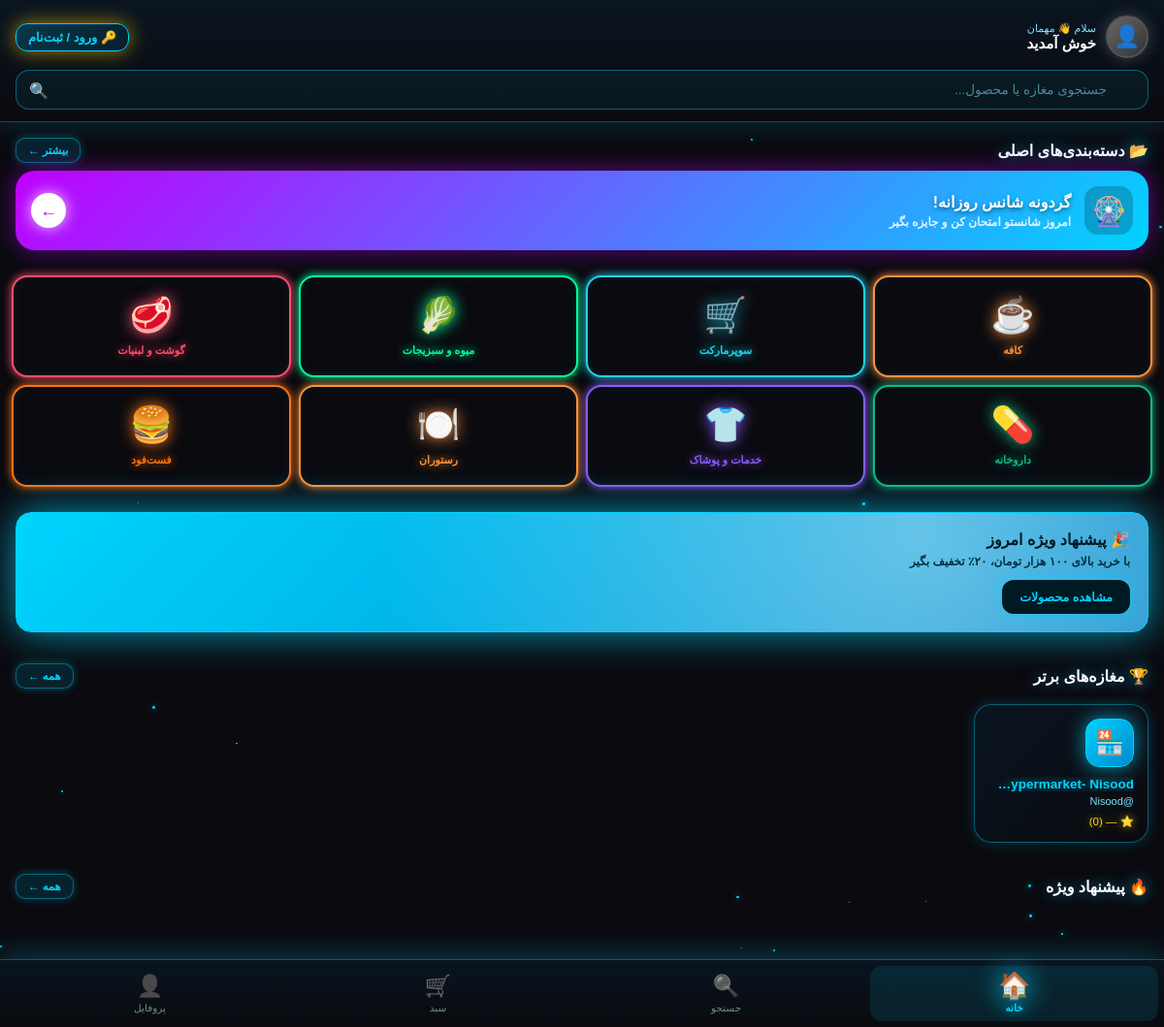
The app's page /customer/home with its own data.
### tables this page shows
CREATE TABLE product_categories (
    id INTEGER PRIMARY KEY AUTOINCREMENT,
    name TEXT UNIQUE,
    icon TEXT DEFAULT '📦',
    color TEXT DEFAULT '#00ff9d',
    sort_order INTEGER DEFAULT 0, is_main INTEGER DEFAULT 0);

CREATE TABLE users (
        id INTEGER PRIMARY KEY AUTOINCREMENT,
        username TEXT UNIQUE NOT NULL,
        password TEXT NOT NULL,
        shop_name TEXT,
        phone TEXT,
        start_date TIMESTAMP DEFAULT CURRENT_TIMESTAMP,
        end_date TIMESTAMP,
        status TEXT DEFAULT 'active',
        created_at TIMESTAMP DEFAULT CURRENT_TIMESTAMP, sms_limit INTEGER DEFAULT 1000, theme TEXT DEFAULT 'neon', shop_image TEXT DEFAULT '', shop_banner TEXT DEFAULT '', shop_code TEXT, points INTEGER DEFAULT 0);

### customer_panel.py (the view)
@customer_panel_bp.route('/customer/home')
def customer_home():
    cid = _cid()
    is_guest = not cid
    from customer_db import (get_top_shops, get_featured_products)
    from database import get_user_settings as _gs
    import sqlite3 as _sq
    conn = _sq.connect('panel.db', timeout=15)
    c = conn.cursor()
    c.execute("""SELECT id, name, icon, color FROM product_categories
                 ORDER BY is_main DESC, sort_order LIMIT 8""")
    home_cats = c.fetchall()
    conn.close()
    top_shops = get_top_shops(6)
    featured = get_featured_products(8)
    if cid:
        cust = get_customer_by_id(cid)
        favs = get_favorites(cid)
        points = get_points(cid)
        fav_ids = [f[0] for f in favs]
    else:
        cust = None
        points = {'points': 0}
        fav_ids = []
    return render_template('customer_home.html',
        home_cats=home_cats,
        top_shops=top_shops, featured=featured,
        points=points, fav_ids=fav_ids, customer=cust,
        is_guest=is_guest,
        current_settings=_cs())

### app.py (called while the page is built)
@app.context_processor
def inject_global_settings():
    try:
        if session.get("is_admin"):
            s = get_admin_settings()
        elif session.get("user_id"):
            s = get_user_settings(session["user_id"])
        else:
            s = {"avatar": None, "bg": None, "theme": "neon"}
    except Exception:
        s = {"avatar": None, "bg": None, "theme": "neon"}
    return {"current_settings": s}

@app.after_request
def _security_headers(response):
    if response.content_type and 'text/html' in response.content_type:
        response.headers["Cache-Control"] = "no-store, no-cache, must-revalidate, max-age=0"
        response.headers["Pragma"] = "no-cache"
        response.headers["Expires"] = "0"
    """هدرهای امنیتی"""
    response.headers["X-Content-Type-Options"] = "nosniff"
    response.headers["X-Frame-Options"] = "SAMEORIGIN"
    response.headers["X-XSS-Protection"] = "1; mode=block"
    response.headers["Referrer-Policy"] = "no-referrer"
    response.headers["Permissions-Policy"] = "geolocation=(), microphone=(), camera=()"
    return response

### customer_db.py (called while the page is built)
def _db():
    return sqlite3.connect('panel.db', timeout=15)

def get_top_shops(limit=6):
    conn = _db(); c = conn.cursor()
    c.execute("""SELECT u.id, u.username, u.shop_name, u.phone,
                 COALESCE(AVG(r.stars), 0) AS avg_stars,
                 COUNT(r.id) AS rating_count
                 FROM users u
                 LEFT JOIN ratings r ON r.shop_id = u.id
                 WHERE u.id != 1 AND u.status='active'
                 GROUP BY u.id
                 ORDER BY avg_stars DESC, rating_count DESC
                 LIMIT ?""", (limit,))
    rows = c.fetchall(); conn.close()
    return rows

def get_featured_products(limit=8):
    conn = _db(); c = conn.cursor()
    c.execute("""SELECT id, name, price, unit, description, category
                 FROM shop_products WHERE available=1
                 ORDER BY RANDOM() LIMIT ?""", (limit,))
    rows = c.fetchall(); conn.close()
    return rows

### customer_panel.py (called while the page is built)
def _cid():
    return session.get('customer_id')

def _cs():
    try: return get_user_settings(1)
    except: return None

### database.py (called while the page is built, shortened)
def get_user_settings(user_id):
    import time
    now = time.time()
    key = f'settings_{user_id}'
    if key in _CACHE and (now - _CACHE_TIME.get(key, 0)) < CACHE_TTL:
        return _CACHE[key]

### templates/customer_home.html (shortened to what this page needs)
<!DOCTYPE html><html lang="fa" dir="rtl"><head>
<link href="https://cdn.jsdelivr.net/gh/rastikerdar/vazirmatn@v33.003/Vazirmatn-font-face.css" rel="stylesheet">
<link rel="icon" type="image/png" href="/static/icons/icon-192.png"><link rel="apple-touch-icon" href="/static/apple-touch-icon.png"></head><body>
<div class="stars" id="stars"></div>
<div class="header">
  <div class="hi">
    <div class="hi-l">
      {% if is_guest %}
      <div class="hi-av" style="background:linear-gradient(135deg,#666,#333);border-color:#555;box-shadow:0 0 15px rgba(120,120,120,.5)">👤</div>
      <div>
        <div class="hi-g">سلام 👋 مهمان</div>
        <div class="hi-n">خوش آمدید</div>
      </div>
      {% else %}
      <div class="hi-av">👤</div>
      <div>
        <div class="hi-g">سلام 👋</div>
        <div class="hi-n">{{ customer[2] if customer else 'مشتری' }}</div>
      </div>
      {% endif %}
    </div>
    {% if is_guest %}
    <a href="/customer/login" class="hi-pts" style="text-decoration:none;background:linear-gradient(135deg,rgba(0,212,255,.2),rgba(0,136,204,.1));border-color:#00d4ff;color:#00d4ff">🔑 ورود / ثبت‌نام</a>
    {% else %}
    <div class="hi-pts">⭐ {{ points.points }}</div>
    {% endif %}
  </div>
  <div class="srch-wrap">
    <input type="text" id="liveSearch" class="srch" placeholder="جستجوی مغازه یا محصول..." autocomplete="off">
    <span class="srch-ic">🔍</span>
  </div>
</div>
<div class="sec">
  <div class="sec-t">📂 دسته‌بندی‌های اصلی</div>
  <a href="/customer/categories" class="sec-more">بیشتر ←</a>
</div>
<div style="padding: 0 16px 16px 16px;">
    <a href="/customer/wheel" style="display: flex; align-items: center; justify-content: space-between; background: linear-gradient(135deg, #bf00ff, #00d4ff); padding: 16px; border-radius: 20px; text-decoration: none; box-shadow: 0 0 25px rgba(191, 0, 255, 0.5); position: relative; overflow: hidden; animation: pulseWheel 2.5s infinite;">
        <div style="display: flex; align-items: center; gap: 14px; z-index: 1;">
            <div style="width: 50px; height: 50px; background: rgba(0,0,0,0.2); border-radius: 14px; display: flex; align-items: center; justify-content: center;">
                <span style="font-size: 30px; animation: spinWheel 3s linear infinite;">🎡</span>
            </div>
            <div>
                <div style="color: #fff; font-weight: 900; font-size: 16px; text-shadow: 0 2px 5px rgba(0,0,0,0.5);">گردونه شانس روزانه!</div>
                <div style="color: #e0f4ff; font-size: 12px; margin-top: 4px; font-weight: bold;">امروز شانستو امتحان کن و جایزه بگیر</div>
            </div>
        </div>
        <div style="background: #fff; color: #bf00ff; width: 36px; height: 36px; display: flex; align-items: center; justify-content: center; border-radius: 50%; font-size: 18px; font-weight: 900; z-index: 1; box-shadow: 0 0 15px rgba(255,255,255,0.8);">←</div>
    </a>
</div>
<div class="main-cats">
{% for c in home_cats %}
<a href="/customer/category/{{ c[1] }}" class="main-cat" style="--c:{{ c[3] }}">
  <div class="main-cat-ic">{{ c[2] }}</div>
  <div class="main-cat-n">{{ c[1] }}</div>
</a>
{% endfor %}
</div>
<div class="banner">
  <div class="banner-t">🎉 پیشنهاد ویژه امروز</div>
  <div class="banner-s">با خرید بالای ۱۰۰ هزار تومان، ۲۰٪ تخفیف بگیر</div>
  <a href="/customer/products" class="banner-btn">مشاهده محصولات</a>
</div>
<div class="sec">
  <div class="sec-t">🏆 مغازه‌های برتر</div>
  <a href="/customer/search" class="sec-more">همه ←</a>
</div>
<div class="hsl">
{% for s in top_shops %}
<a href="/customer/shop/{{ s[0] }}" class="shop" style="--i:{{ loop.index0 }}">
  <div class="shop-av">🏪</div>
  <div class="shop-n">{{ s[2] or s[1] }}</div>
  <div class="shop-s">@{{ s[1] }}</div>
  <div class="shop-r">⭐ {{ s[4] if s[4] else '—' }} ({{ s[5] }})</div>
</a>
{% endfor %}
</div>
<div class="sec">
  <div class="sec-t">🔥 پیشنهاد ویژه</div>
  <a href="/customer/products" class="sec-more">همه ←</a>
</div>
<div class="prods">
</div>
{% with active="home" %}{% include "_customer_nav.html" %}{% endwith %}
</body></html>

### records on screen
product_categories: icon "☕", name "کافه"
product_categories: icon "🛒", name "سوپرمارکت"
product_categories: icon "🥬", name "میوه و سبزیجات"
product_categories: icon "🥩", name "گوشت و لبنیات"
product_categories: icon "💊", name "داروخانه"
product_categories: icon "👕", name "خدمات و پوشاک"
product_categories: icon "🍽️", name "رستوران"
product_categories: icon "🍔", name "فست‌فود"
users: shop_name "Fruit Hypermarket- Niso…", username "Nisood", s "—", points "0"
